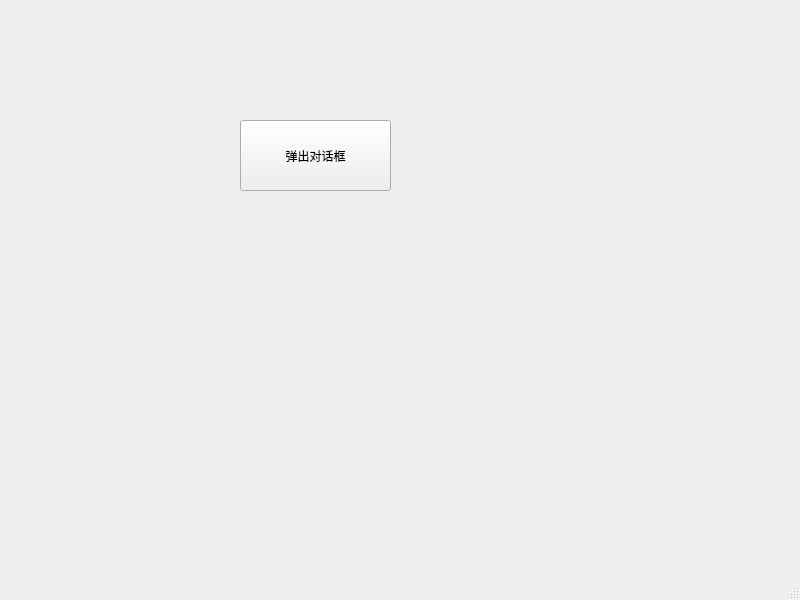
<?xml version="1.0" encoding="UTF-8"?>
<ui version="4.0">
 <class>MainWindow</class>
 <widget class="QMainWindow" name="MainWindow">
  <property name="geometry">
   <rect>
    <x>0</x>
    <y>0</y>
    <width>800</width>
    <height>600</height>
   </rect>
  </property>
  <property name="windowTitle">
   <string>MainWindow</string>
  </property>
  <widget class="QWidget" name="centralwidget">
   <widget class="QPushButton" name="pushButton">
    <property name="geometry">
     <rect>
      <x>240</x>
      <y>120</y>
      <width>151</width>
      <height>71</height>
     </rect>
    </property>
    <property name="text">
     <string>弹出对话框</string>
    </property>
   </widget>
  </widget>
  <widget class="QMenuBar" name="menubar">
   <property name="geometry">
    <rect>
     <x>0</x>
     <y>0</y>
     <width>800</width>
     <height>18</height>
    </rect>
   </property>
  </widget>
  <widget class="QStatusBar" name="statusbar"/>
 </widget>
 <resources/>
 <connections/>
</ui>
